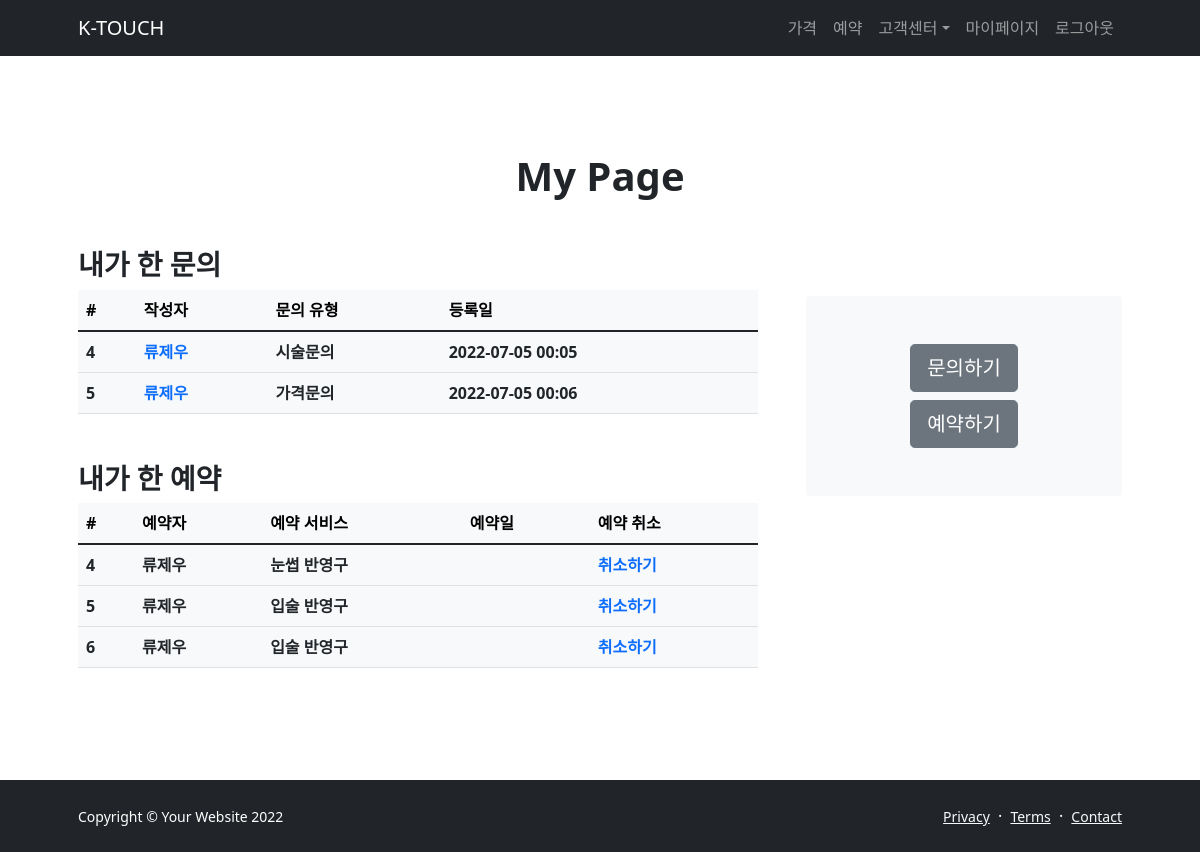
/mypage/ (signed in), run on an earlier commit of the app's database.
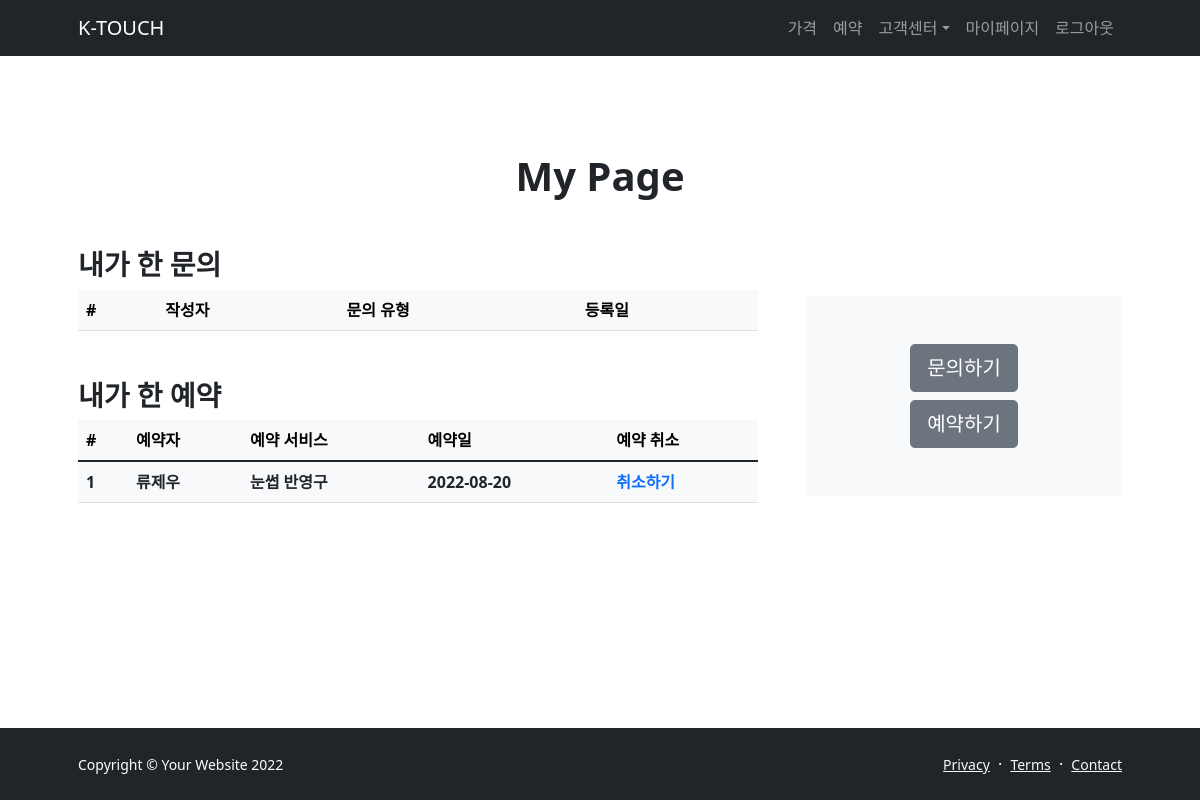
And on a later commit of the database.
### question/models.py (models this page shows, shortened)
class Question(models.Model):
    user = models.ForeignKey(
        'user.User', on_delete=models.CASCADE, verbose_name='질문자 이름')
    category = models.CharField(
        max_length=10,
        choices=CATEGORY_CHOICES,
        verbose_name='문의 유형'
    )
    contents = models.TextField(verbose_name='질문 내용')
    register_date = models.DateTimeField(
        verbose_name='질문 날짜', auto_now_add=True)
    class Meta:
        db_table = 'question'
        verbose_name = '질문'
        verbose_name_plural = '질문'

### user/models.py (models this page shows)
class User(models.Model):
    uid = models.CharField(verbose_name='아이디', max_length=64, unique=True)
    password = models.CharField(verbose_name='비밀번호', max_length=64)
    phone_number = models.CharField(verbose_name='전화 번호', max_length=16)
    name = models.CharField(verbose_name='이름', max_length=64)
    register_date = models.DateTimeField(
        verbose_name='가입 날짜', auto_now_add=True)
    def __str__(self):
        return self.name
    class Meta:
        db_table = 'user'
        verbose_name = '사용자'
        verbose_name_plural = '사용자'

### reservation/models.py (models this page shows, shortened)
class Reservation(models.Model):
    user = models.ForeignKey(
        'user.User', on_delete=models.CASCADE, verbose_name='예약자 이름')
    service = models.CharField(
        max_length=10, choices=SERVICE_CHOICES, verbose_name='예약 서비스')
    reservation_date = models.DateField(verbose_name='예약 날짜')
    class Meta:
        db_table = 'reservation'
        verbose_name = '예약'
        verbose_name_plural = '예약'

### user/views.py (the view)
# urls.py: path('mypage/', MyPage.as_view()),
@method_decorator(login_required, name='dispatch')
class MyPage(ListView):
    template_name = 'myhistory.html'
    paginate_by = 2
    page_kwarg = 'page'
    def get_queryset(self, **kwargs):
        queryset = Question.objects.filter(
            user__uid=self.request.session.get('uid'))
        return queryset
    def get_context_data(self, **kwargs):
        context = super().get_context_data(**kwargs)
        context['reservations'] = Reservation.objects.filter(
            user__uid=self.request.session.get('uid'))
        return context

### user/templates/myhistory.html
{% extends "base.html" %}
{% load humanize %}
{% block contents %}
<section class="py-5">
    <div class="container px-5 my-5">
        <div class="text-center mb-5">
            <h1 class="fw-bolder">My Page</h1>
        </div>
        <div class="row gx-5">
            <div class="col-xl-8">
                <h3 class="fw-bolder">내가 한 문의</h3>
                <table class="table table-light">
                    <thead class="thead-light">
                        <tr>
                            <th scope="col">#</th>
                            <th scope="col">작성자</th>
                            <th scope="col">문의 유형</th>
                            <th scope="col">등록일</th>
                        </tr>
                    </thead>
                    <tbody class="text-dark">
                        {% for question in object_list %}
                        <tr>
                            <th scope="row">{{ question.id }}</th>
                            <th><a href="/question/{{ question.id }}/" class="text-decoration-none">
                                    {{ question.user }}</a></th>
                            <th>{{ question.category }}</th>
                            <th>{{ question.register_date|date:'Y-m-d H:i' }}</th>
                        </tr>
                        {% endfor %}
                    </tbody>
                </table>
                <h3 class="fw-bolder mt-lg-5">내가 한 예약</h3>
                <table class="table table-light">
                    <thead class="thead-light">
                        <tr>
                            <th scope="col">#</th>
                            <th scope="col">예약자</th>
                            <th scope="col">예약 서비스</th>
                            <th scope="col">예약일</th>
                            <th scope="col">예약 취소</th>
                        </tr>
                    </thead>
                    <tbody class="text-dark">
                        {% for reservation in reservations %}
                        <tr>
                            <th scope="row">{{ reservation.id }}</th>
                            <th>{{ reservation.user }}</th>
                            <th>{{ reservation.service }}</th>
                            <th>{{ reservation.reservation_date|date:'Y-m-d' }}</th>
                            <th><a href="/reservation/{{ reservation.id }}/delete/"
                                    class="text-decoration-none">취소하기</a></th>
                        </tr>
                        {% endfor %}
                    </tbody>
                </table>
            </div>
            <div class="col-xl-4">
                <div class="card border-0 bg-light mt-xl-5">
                    <div class="card-body p-4 py-lg-5">
                        <div class="d-flex align-items-center justify-content-center">
                            <div class="text-center">
                                <div class="d-grid"><button class="btn btn-secondary btn-lg mb-2" type="submit"><a
                                            href="/question/create/"
                                            class="text-decoration-none text-white">문의하기</a></button>
                                </div>
                                <div class="d-grid"><button class="btn btn-secondary btn-lg" type="submit"><a
                                            href="/makereservation/"
                                            class="text-decoration-none text-white">예약하기</a></button>
                                </div>
                            </div>
                        </div>
                    </div>
                </div>
            </div>
        </div>
    </div>
</section>
{% endblock %}

What changed in the data, as far as the page shows it:
removed Question: id "4", user "류제우", category "시술문의", register_date "2022-07-05 00:05"
removed Question: id "5", user "류제우", category "가격문의", register_date "2022-07-05 00:06"
removed Reservation: id "4", user "류제우", service "눈썹 반영구"
removed Reservation: id "5", user "류제우", service "입술 반영구"
removed Reservation: id "6", user "류제우", service "입술 반영구"
added Reservation: id "1", user "류제우", service "눈썹 반영구", reservation_date "2022-08-20"
